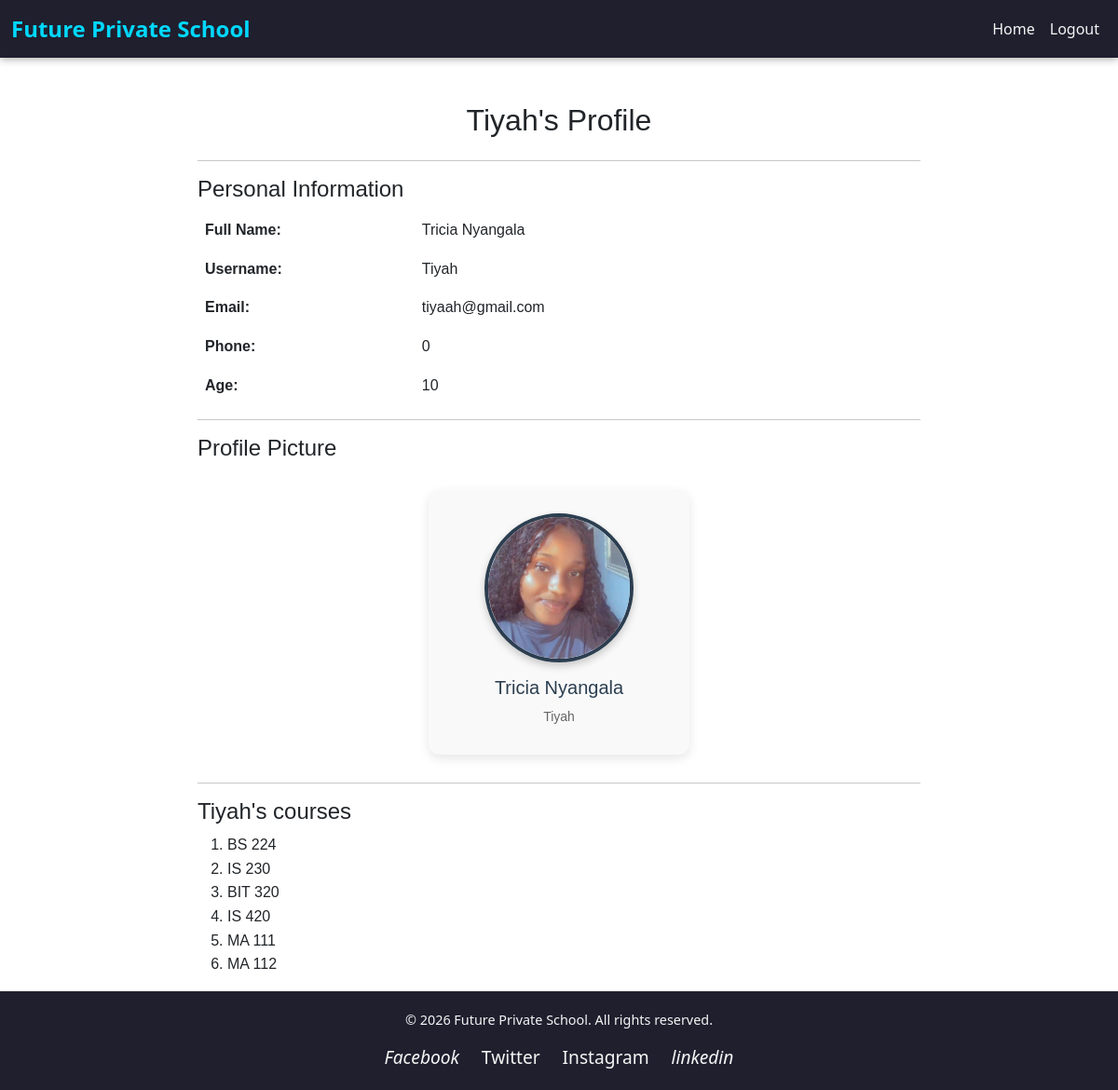
The page /student_profile (signed in) on the database its author committed.
### student_app/models.py (models this page shows, shortened)
class Student(models.Model):
    user = models.OneToOneField('auth.User', on_delete=models.CASCADE, null=True, blank=True)
    first_name= models.CharField(max_length=30)
    last_name= models.CharField(max_length=30)
    image= models.ImageField(upload_to='images/')
    email= models.EmailField()
    age= models.IntegerField()
    phone= models.CharField(max_length=12)
    courses= models.ManyToManyField(Course, related_name="students")

class Course(models.Model):
    name= models.CharField(max_length=100)
    duration= models.CharField(max_length=2)
    amount= models.PositiveIntegerField(max_length=6)
    description= models.CharField(max_length=200)

### student_app/views.py (the view)
# urls.py: path('student_profile', views.student_profile, name= 'student_profile'),
@login_required
def student_profile(request):
    student = Student.objects.get(user=request.user)
    all_courses = student.courses.all()  # Use instance, not class
    return render(request, 'profile.html', {
        'student': student,
        'all_courses': all_courses
    })

### student_app/templates/profile.html
{% extends 'base.html' %}
{% load static %}
{% block content %}
<div class="container mt-5" style="max-width: 800px; line-height: 1.6; font-family: Arial, sans-serif;">
    <h2 class="text-center mb-4">{{student.user.username}}'s Profile</h2>
    <hr>
    <h4>Personal Information</h4>
    <table style="width: 100%; border-collapse: collapse;">
        <tr>
            <td style="padding: 8px; width: 30%;"><strong>Full Name:</strong></td>
            <td style="padding: 8px;">{{ student.first_name }} {{ student.last_name }}</td>
        </tr>
        <tr>
            <td style="padding: 8px;"><strong>Username:</strong></td>
            <td style="padding: 8px;">{{ student.user.username }}</td>
        </tr>
        <tr>
            <td style="padding: 8px;"><strong>Email:</strong></td>
            <td style="padding: 8px;">{{ student.email }}</td>
        </tr>
        <tr>
            <td style="padding: 8px;"><strong>Phone:</strong></td>
            <td style="padding: 8px;">{{ student.phone }}</td>
        </tr>
        <tr>
            <td style="padding: 8px;"><strong>Age:</strong></td>
            <td style="padding: 8px;">{{ student.age }}</td>
        </tr>
    </table>
   <hr>
<h4 class="mb-3">Profile Picture</h4>
<div style="
    display: flex;
    justify-content: center;
    margin: 30px 0;
">
    <div style="
        background: #f9f9f9;
        padding: 25px;
        border-radius: 12px;
        box-shadow: 0 4px 12px rgba(0,0,0,0.1);
        text-align: center;
        width: 280px;
    ">
        <img src="{{ student.image.url }}" alt="Profile Picture"
             style="
                width: 160px;
                height: 160px;
                object-fit: cover;
                border-radius: 50%;
                border: 4px solid #2c3e50;
                box-shadow: 0 4px 8px rgba(0,0,0,0.2);
             ">
        <h5 style="margin-top: 15px; color: #2c3e50;">
            {{ student.first_name }} {{ student.last_name }}
        </h5>
        <p style="margin: 5px 0; color: #666; font-size: 14px;">
            {{ student.user.username }}
        </p>
    </div>
</div>
<hr>
    <h4>{{student.user.username}}'s courses</h4>
    <ol>
        {% for course in student.courses.all %}
            <li>{{course.name}}</li>
        {% empty %}
            <li>no courses enrolled</li>
        {% endfor %}
    </ol>
</div>
{% endblock %}

### rows shown on the page
Student: user.username "Tiyah", first_name "Tricia", last_name "Nyangala", email "tiyaah@gmail.com", phone "0", age "10", image (picture)
Course: name "BS 224"
Course: name "IS 230"
Course: name "BIT 320"
Course: name "IS 420"
Course: name "MA 111"
Course: name "MA 112"
